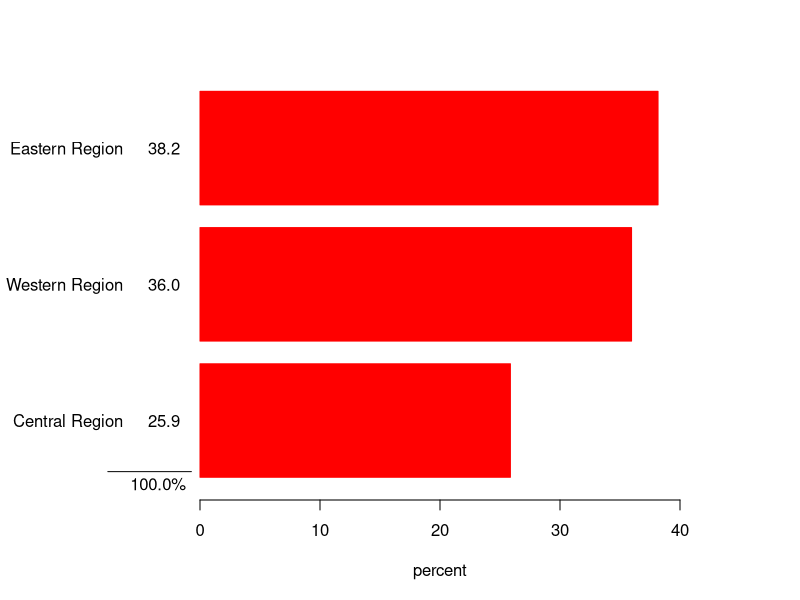

Reproduce this figure in R.

# create a reusable function 
barpercent <- function (x, names = NULL, col = "lightblue") {
  # this code orginally written by Naomi b. Robbins
  if (is.null(names)) names <- names(x)
  par (las = 1, mar = c(5,10,4,6), xpd = NA, xaxs = "i", yaxs= "i")
  data <- x[order(x)]*100/sum(x)
  labels <- paste(names[order(x)],"   ",formatC(data,digits=1,format="f",width=4))
  xmax <- round(max(data),digits = -1)
  ymax <- (length(x)*1.2)+.1
  plot(NULL, xlim = c(0,xmax), ylim=c(0,ymax), axes = FALSE, xlab = "percent", ylab="")
  barplot(data, horiz = TRUE, names.arg = labels, col = col, border = col, axes = FALSE, add = TRUE)
  axis (1, pos = 0, xlim = c(0,xmax), at = c(0,1:(xmax/10)*10))
  hat <- -xmax/16.66667
  text(hat, .2, "100.0", adj = c(1,1))
  text(hat, .2, "%", adj = c(0,1))
  lines(c(.3,3.2)*hat,c(.25,.25))
}

# now write some code which uses the function

region<- factor(c("Western Region",
                  "Central Region", 
                  "Eastern Region"))

regionSales <- c(342, 246, 363)


barpercent(regionSales, region, col="red")

